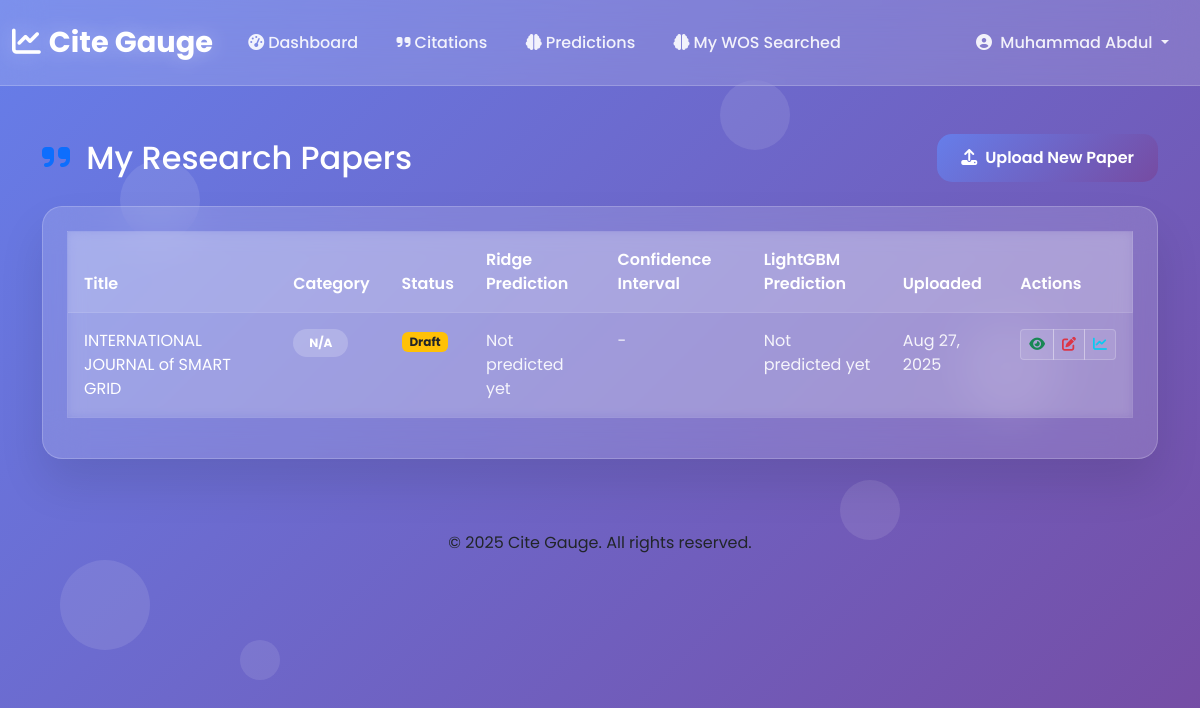
Page /user/papers/ (signed in) on the earlier database version.
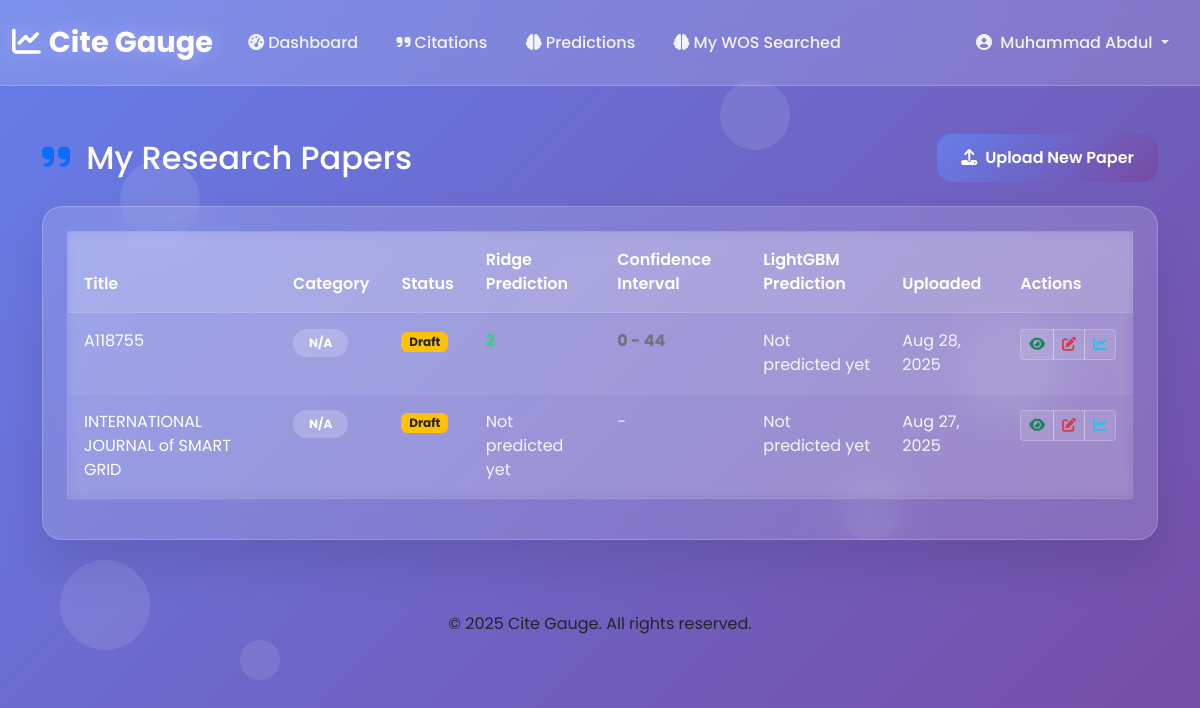
Same page on the later database version.
### user/models.py (models this page shows, shortened)
class ResearchPaper(models.Model):
    user = models.ForeignKey(
        CustomUser,
        on_delete=models.CASCADE,
        related_name='research_papers',
        help_text="User who uploaded the document"
    )
    filename = models.CharField(
        max_length=255,
        help_text="Original filename of the uploaded document"
    )
    title = models.TextField(
        help_text="Extracted or generated title from the document"
    )
    abstract = models.TextField(
        blank=True,
        null=True,
        help_text="Extracted abstract or summary from the document"
    )
    authors = models.JSONField(
        default=list,
        blank=True,
        help_text="List of extracted authors from the document."
    )
    keywords = models.JSONField(
        default=list,
        help_text="List of extracted keywords from the document"
    )
    publication_year = models.IntegerField(blank=True, null=True, help_text="Extracted publication year.")
    category = models.CharField(max_length=100, blank=True, null=True)
    status = models.CharField(max_length=50, default='draft', blank=True)
    file_size = models.PositiveIntegerField(
        help_text="Size of the original file in bytes"
    )
    file_type = models.CharField(
        max_length=10,
        help_text="File extension (pdf, docx, txt)"
    )
    predicted_citations = models.IntegerField(
        blank=True, null=True,
        help_text="Predicted citation count for the next 2 years."
    )
    prediction_confidence_low = models.IntegerField(blank=True, null=True)
    prediction_confidence_high = models.IntegerField(blank=True, null=True)
    predicted_at = models.DateTimeField(blank=True, null=True)
    light_gbm_predicted_citations = models.IntegerField(blank=True, null=True, help_text="Dummy LightGBM prediction")
    light_gbm_percentage = models.IntegerField(blank=True, null=True, help_text="[DEPRECATED] No longer used.")
    light_gbm_predicted_at = models.DateTimeField(blank=True, null=True)
    uploaded_at = models.DateTimeField(auto_now_add=True)
    updated_at = models.DateTimeField(auto_now=True)
    class Meta:
        ordering = ['-updated_at']
        unique_together = ['user', 'filename']  # Prevent duplicate filenames per user
        indexes = [
            models.Index(fields=['user', 'filename']),
            models.Index(fields=['uploaded_at']),
        ]

### user/views.py (the view)
# urls.py: path('papers/', MyPapersView.as_view(), name='my_papers'),
class MyPapersView(LoginRequiredMixin, ListView):
    model = ResearchPaper
    template_name = 'user/my_papers.html'
    context_object_name = 'papers'
    def get_queryset(self):
        return ResearchPaper.objects.filter(user=self.request.user)

### templates/user/my_papers.html (shortened to what the changed rows need)
{% extends "base.html" %}
{% load static %}
{% block custom_css %}
{% load static %}
{% endblock custom_css %}
{% block main_content %}
<div class="container my-5">
  <div class="row">
    <div class="col-12">
      <div class="d-flex justify-content-between align-items-center mb-4">
        <h2 class="mb-0 text-white">
          <i class="fas fa-quote-right me-2 text-primary"></i>
          My Research Papers
        </h2>
      </div>
      <div class="glass-card p-4">
          {% if papers %}
            <div class="table-responsive">
              <table id="papersTable" class="table table-glass table-hover table-striped" style="width:100%">
                <thead>
                  <tr>
                    <th>Title</th>
                    <th>Category</th>
                    <th>Status</th>
                    <th>Ridge Prediction</th>
                    <th>Confidence Interval</th>
                    <th>LightGBM Prediction</th>
                    <th>Uploaded</th>
                    <th>Actions</th>
                  </tr>
                </thead>
                <tbody>
                  {% for paper in papers %}
                    <tr>
                      <td class="text-white"><a href="{% url 'Research_paper_detail' paper.id %}">{{ paper.title }}</a></td>
                      <td><span class="badge badge-glass">{{ paper.category|default:'N/A' }}</span></td>
                      <td>
                        {% if paper.status == 'draft' %}
                          <span class="badge bg-warning text-dark">{{ paper.status|title }}</span>
                        {% elif paper.status == 'published' %}
                          <span class="badge bg-success">{{ paper.status|title }}</span>
                        {% else %}
                          <span class="badge badge-glass text-secondary">{{ paper.status|default:'N/A'|title }}</span>
                        {% endif %}
                      </td>
                      <td>
                        {% if paper.predicted_citations is not None %}
                          <strong class="stat-increase">{{ paper.predicted_citations }}</strong>
                        {% else %}
                          Not predicted yet
                        {% endif %}
                      </td>
                      <td>
                        {% if paper.prediction_confidence_low is not None %}
                          <strong class="text-secondary">{{ paper.prediction_confidence_low|floatformat:0 }} - {{ paper.prediction_confidence_high|floatformat:0 }}</strong>
                        {% else %}
                          -
                        {% endif %}
                      </td>
                      <td>
                        {% if paper.light_gbm_predicted_citations is not None %}
                          <strong class="stat-increase">{{ paper.light_gbm_predicted_citations }}</strong>
                        {% else %}
                          Not predicted yet
                        {% endif %}
                      </td>
                      <td class="text-glass-muted">{{ paper.uploaded_at|date:"M d, Y" }}</td>
                      <td>
                        <div class="btn-group">
                          <a href="{% url 'Research_paper_detail' paper.id %}" class="btn btn-sm" title="View Details">
                            <i class="text-success fas fa-eye"></i>
                          </a>
                          <button type="button" class="btn btn-sm" title="Edit Paper" data-bs-toggle="modal" data-bs-target="#editModal{{ paper.id }}">
                            <i class="text-danger fas fa-edit"></i>
                          </button>
                          <button type="button" class="btn btn-sm" data-bs-toggle="modal" data-bs-target="#detailsModal{{ paper.id }}" title="View Quick Stats">
                            <i class="text-info fas fa-chart-line"></i>
                          </button>
                        </div>
                      </td>
                    </tr>
                  {% endfor %}
                </tbody>
              </table>
            </div>
          {% endif %}
      </div>
    </div>
  </div>
</div>
{% endblock main_content %}

Differences in the rows shown:
added ResearchPaper: title "A118755", category "N/A", status "Draft", prediction_confidence_low "0", prediction_confidence_high "44", shows "Not predicted yet", uploaded_at "Aug 28, 2025"
